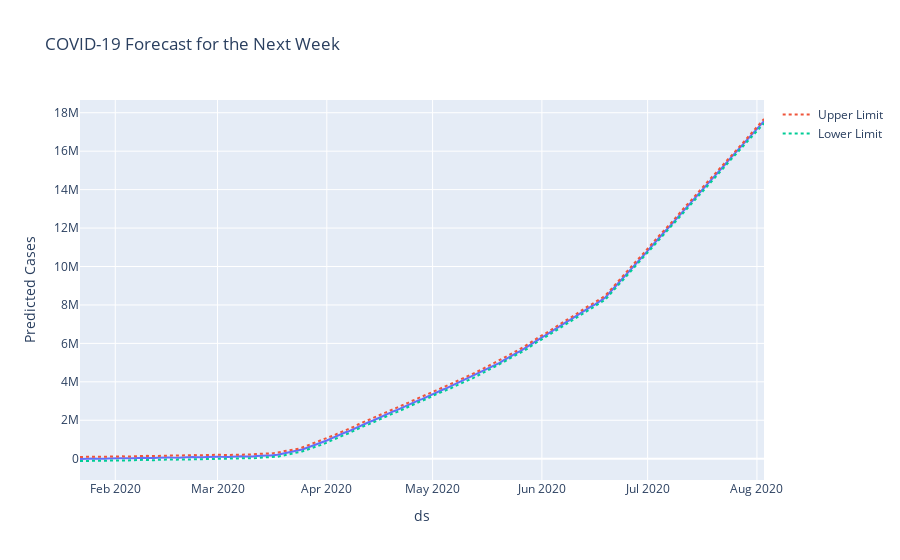

The notebook cell saved with this chart:
### Markdown cell above
# 5.3 Visualize Predicted Trends

### Code cell
fig = px.line(forecast, x='ds', y='yhat', title='COVID-19 Forecast for the Next Week', labels={'yhat': 'Predicted Cases'})
fig.add_scatter(x=forecast['ds'], y=forecast['yhat_upper'], mode='lines', name='Upper Limit', line=dict(dash='dot'))
fig.add_scatter(x=forecast['ds'], y=forecast['yhat_lower'], mode='lines', name='Lower Limit', line=dict(dash='dot'))
fig.show()

### Figure 1 — Plotly figure (JSON) as saved in the notebook; plotly's stock layout.template omitted (floating-point values rounded to 4 significant figures; data arrays with more than 128 entries replaced by an {"elided": "..."} marker saying what was removed)
{"data": [{"hovertemplate": "ds=%{x}<br>Predicted Cases=%{y}<extra></extra>", "legendgroup": "", "line": {"color": "#636efa", "dash": "solid"}, "marker": {"symbol": "circle"}, "mode": "lines", "name": "", "orientation": "v", "showlegend": false, "type": "scatter", "x": {"elided": "195 str values"}, "xaxis": "x", "y": {"elided": "195 float values"}, "yaxis": "y"}, {"line": {"dash": "dot"}, "mode": "lines", "name": "Upper Limit", "type": "scatter", "x": {"elided": "195 str values"}, "y": {"elided": "195 float values"}}, {"line": {"dash": "dot"}, "mode": "lines", "name": "Lower Limit", "type": "scatter", "x": {"elided": "195 str values"}, "y": {"elided": "195 float values"}}], "layout": {"autosize": true, "legend": {"tracegroupgap": 0}, "title": {"text": "COVID-19 Forecast for the Next Week"}, "xaxis": {"anchor": "y", "autorange": true, "domain": [0, 1], "range": ["2020-01-22", "2020-08-03"], "title": {"text": "ds"}, "type": "date"}, "yaxis": {"anchor": "x", "autorange": true, "domain": [0, 1], "range": [-1108000.0, 18660000.0], "title": {"text": "Predicted Cases"}, "type": "linear"}}}
